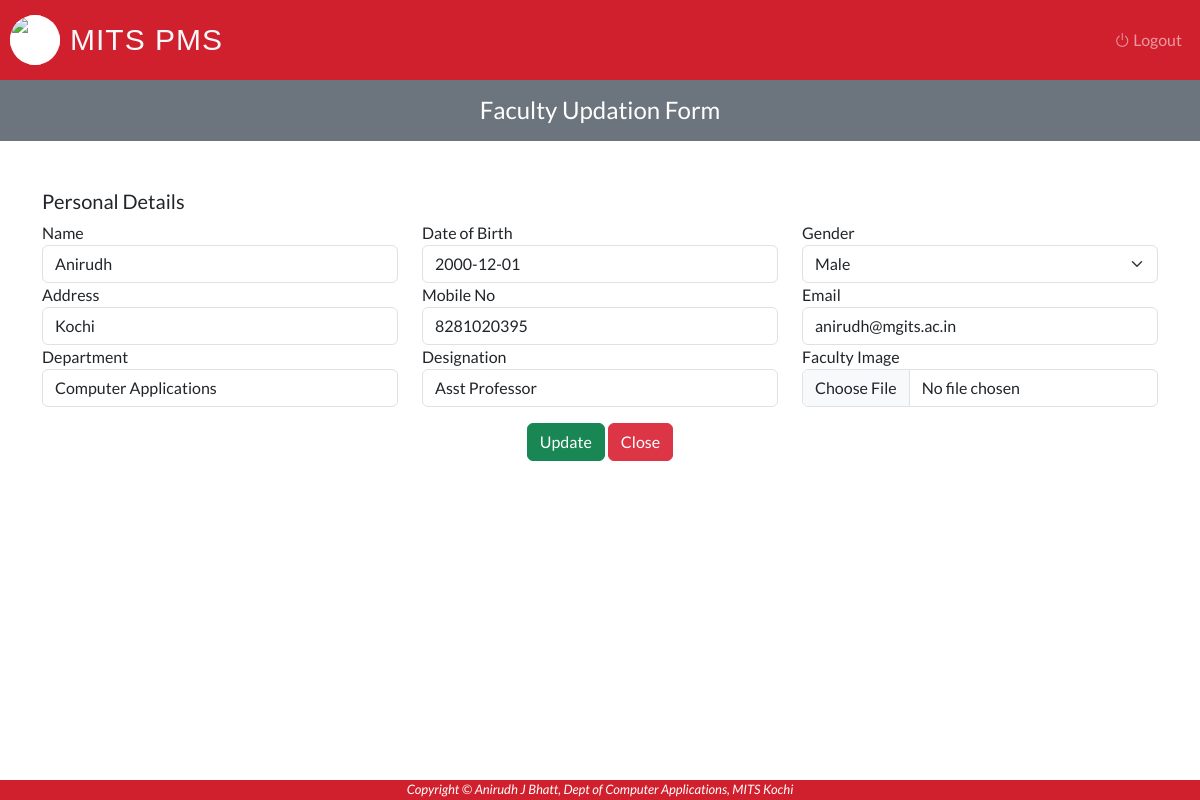
The page /Admin/update-faculty.php?Fac_ID=F-123 (signed in) on the database its author committed.
### tables this page shows
CREATE TABLE `faculty` (
  `Fac_ID` varchar(50) NOT NULL,
  `Fac_Name` varchar(50) NOT NULL,
  `Fac_DOB` varchar(15) NOT NULL,
  `Fac_Gender` varchar(50) NOT NULL,
  `Fac_Email` varchar(50) NOT NULL,
  `Fac_Mob` varchar(11) NOT NULL,
  `Fac_Image` longblob NOT NULL,
  `Fac_Address` varchar(100) NOT NULL,
  `Fac_Dept` varchar(50) NOT NULL,
  `Fac_Desg` varchar(50) NOT NULL
);

### Admin/update-faculty.php (the view, shortened to what this page needs)
<?php
	require_once "../connection/connection.php";
?>
<!DOCTYPE html>
<html lang="en">
<head>
</head>
<?php
    $Fac_ID = $_REQUEST['Fac_ID'];
    $query = "SELECT * FROM `faculty` WHERE `Fac_ID` = '$Fac_ID'";
    $run = mysqli_query($con, $query);
    $row = mysqli_fetch_array($run);
?>
<body>
	<?php include('../Common/header.php') ?>
    <div class="col-xl-12 col-lg-12 col-md-12 w-100">
		<div class="bg-secondary text-center">
			<div class="table-one flex-wrap flex-md-no-wrap pt-3 pb-2 mb-3 text-white admin-dashboard pl-3">
				<h4>Faculty Updation Form</h4>
			</div>
		</div>
	</div>
    <div class="container mt-5 mb-5">
        <form id="facregform" method="POST" enctype="multipart/form-data" onsubmit="return validateForm()">
            <h5>Personal Details</h5>
            <div class="row">
                <div class="col">
                    <label>Name</label>
                    <input type="text" class="form-control" value= "<?php echo $row['Fac_Name']; ?>" name="Fac_Name">
                </div>
                <div class="col">
                    <label>Date of Birth</label>
                    <input type="text" class="form-control" value = "<?php echo $row['Fac_DOB'] ?>" name="Fac_DOB">
                </div>
                <div class="col">
                    <label>Gender</label>
                    <select class="form-select" name="Fac_Gender">
                        <option value="Male" <?php echo ($row['Fac_Gender'] == "Male") ? 'selected' : ''; ?>>Male</option>
                    </select>
                </div>
            </div>
            <div class="row">
                <div class="col">
                    <label>Address</label>
                    <input type="text" class="form-control" value= "<?php echo $row['Fac_Address']; ?>" name="Fac_Address">
                </div>
                <div class="col">
                    <label>Mobile No</label>
                    <input type="text" class="form-control" value= "<?php echo $row['Fac_Mob']; ?>" name="Fac_Mob">
                </div>
                <div class="col">
                    <label>Email</label>
                    <input type="email" class="form-control" value= "<?php echo $row['Fac_Email']; ?>" name="Fac_Email">
                </div>
            </div>
            <div class="row">
                <div class="col">
                    <label>Department</label>
                    <input type="text" class="form-control" value= "<?php echo $row['Fac_Dept']; ?>" name="Fac_Dept">
                </div>
                <div class="col">
                    <label>Designation</label>
                    <input type="text" class="form-control" value= "<?php echo $row['Fac_Desg']; ?>" name="Fac_Desg">
                </div>
                <div class="col">
                    <label>Faculty Image</label>
                    <input type="file" class="form-control" name="Fac_Image">
                </div>
            </div>
            <div class="mt-3 text-center">
                <input type="Submit" class="btn btn-success" value="Update" name="update">
                <input type="Button" class="btn btn-danger" value="Close" onClick="window.close()">
            </div>
        </form>
    </div>
	<?php include('../Common/footer.php') ?>
</body>
</html>

### Css/style.css (style rules this page uses)
body { font-family: 'Lato', sans-serif; background-color: #ffffff; }

### Admin/update-faculty.php (style rules this page uses)
input { margin-bottom: 15px; }

### rows shown on the page
faculty: Fac_Name "Anirudh", Fac_DOB "2000-12-01", Fac_Gender "Male", Fac_Address "Kochi", Fac_Mob "8281020395", Fac_Email "anirudh@mgits.ac.in", Fac_Dept "Computer Applications", Fac_Desg "Asst Professor"
